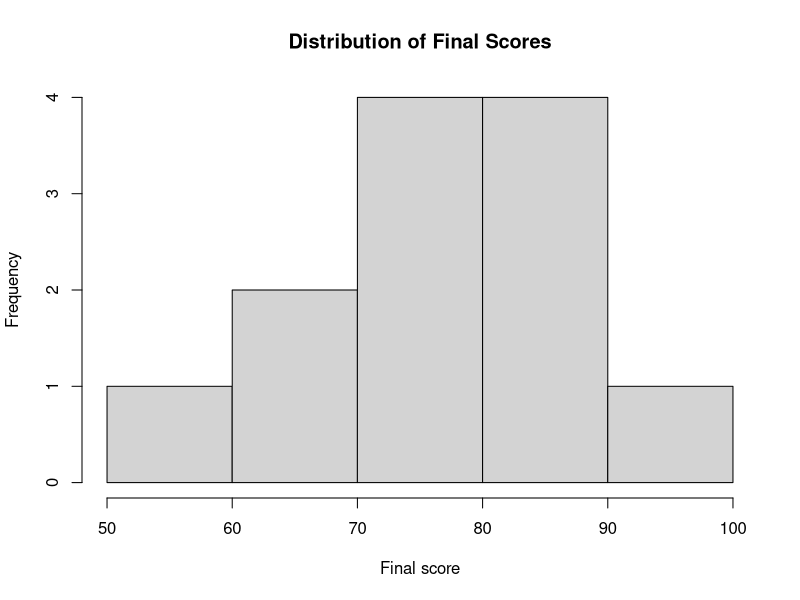
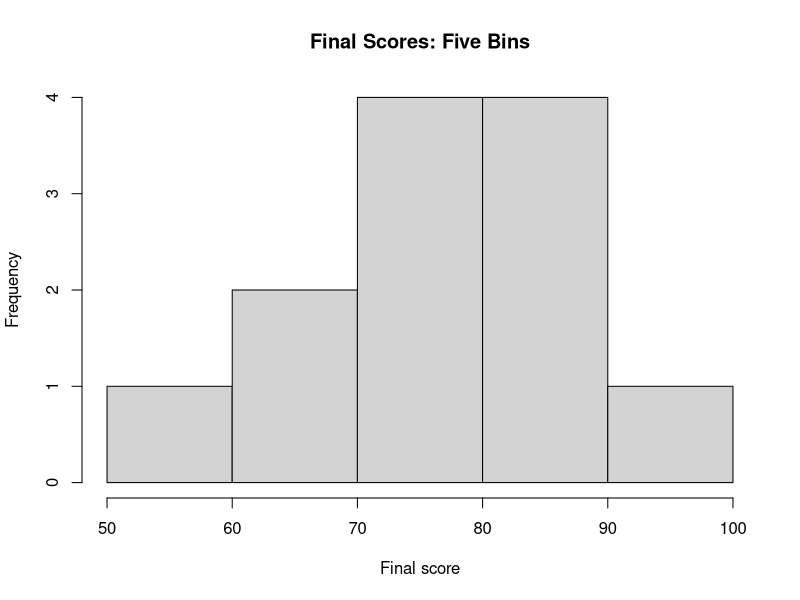
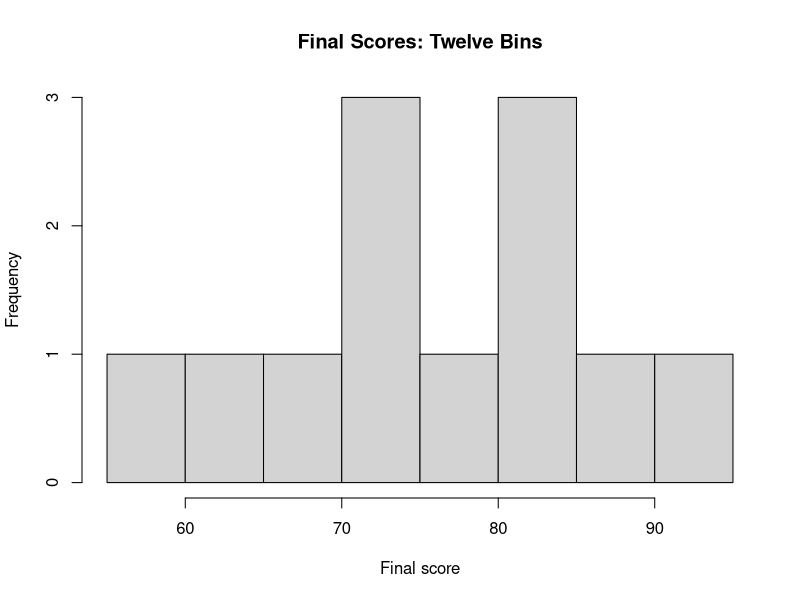
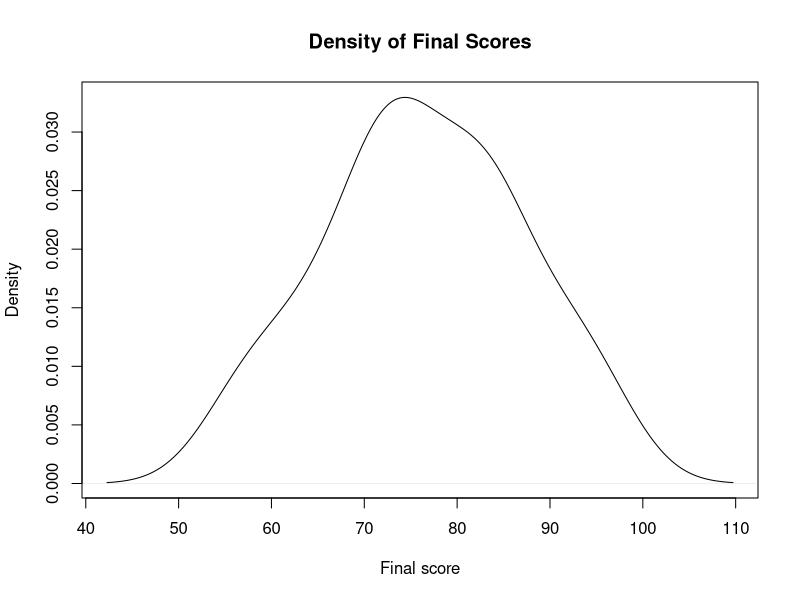
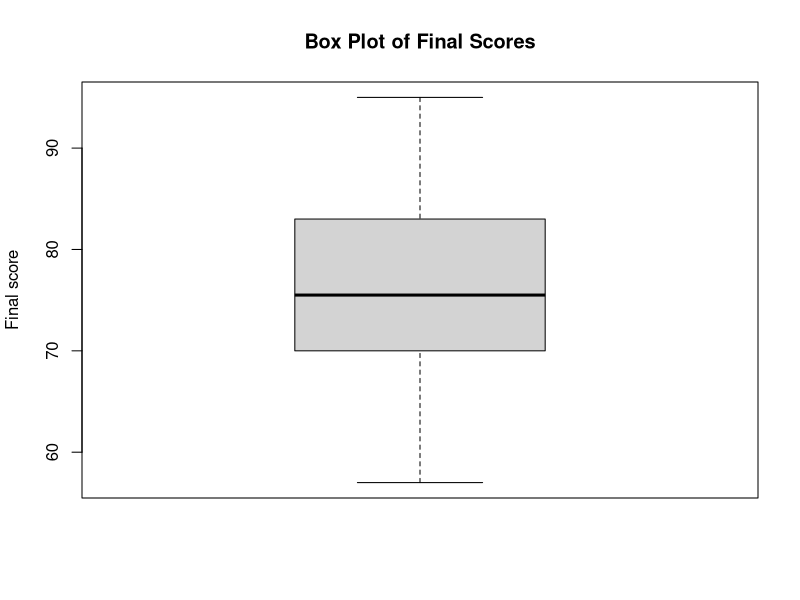
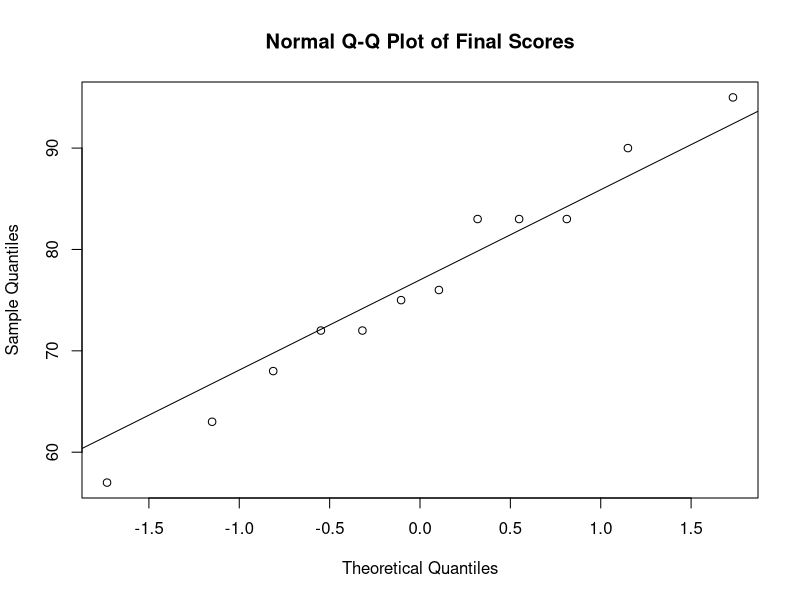
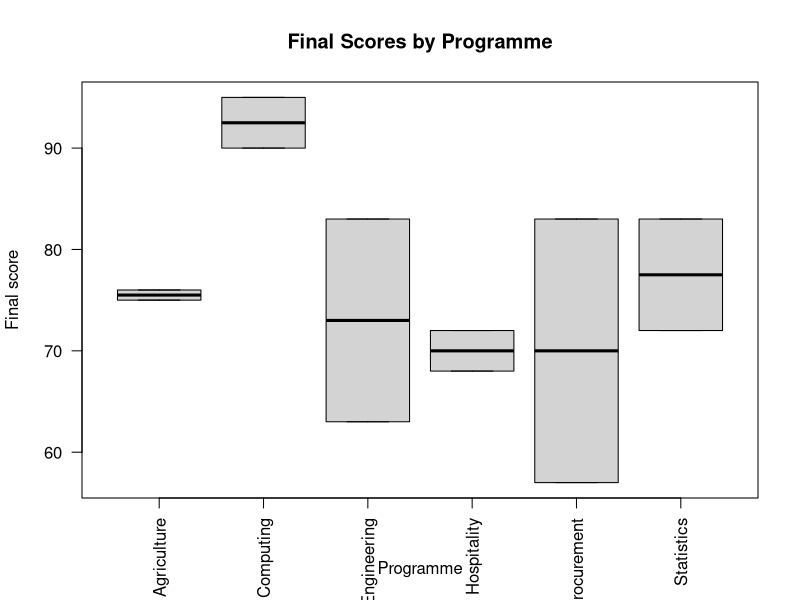
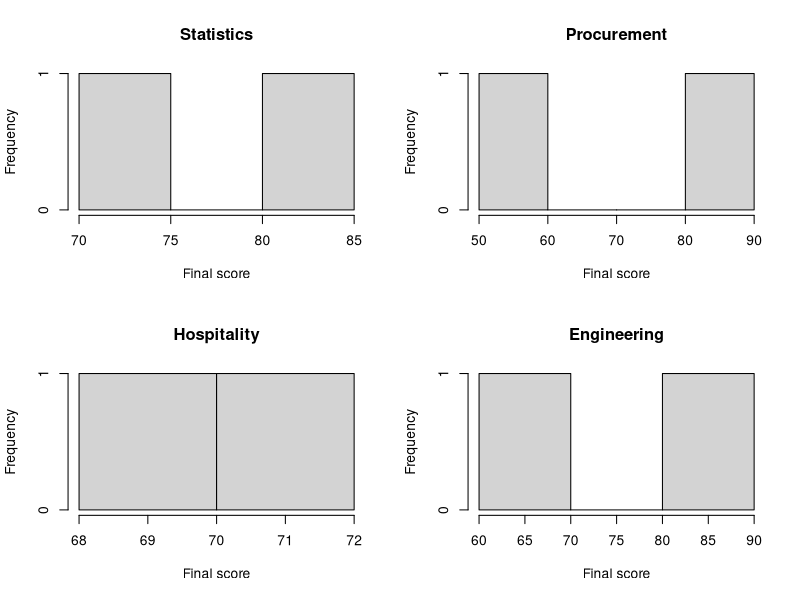

Write the R code that produced these figures, in order.
## ---- chunk 1
options(
  digits = 4,
  scipen = 999,
  width = 90
)

set.seed(20260714)

knitr::opts_chunk$set(
  echo = TRUE,
  message = FALSE,
  warning = TRUE,
  error = FALSE,
  comment = "#>",
  collapse = TRUE,
  fig.align = "centre",
  fig.width = 7,
  fig.height = 5
)
## ---- chunk 2
student_data <- read.csv(
  "data/student_scores.csv",
  stringsAsFactors = FALSE
)

final_scores <- student_data$final_score
## ---- chunk 3
summary(
  final_scores
)

mean(
  final_scores,
  na.rm = TRUE
)

median(
  final_scores,
  na.rm = TRUE
)

sd(
  final_scores,
  na.rm = TRUE
)

IQR(
  final_scores,
  na.rm = TRUE
)
## ---- chunk 4
mean_score <- mean(
  final_scores,
  na.rm = TRUE
)

median_score <- median(
  final_scores,
  na.rm = TRUE
)

mean_score
median_score
mean_score - median_score
## ---- chunk 5
hist(
  final_scores,
  main = "Distribution of Final Scores",
  xlab = "Final score",
  ylab = "Frequency"
)
## ---- chunk 6
hist(
  final_scores,
  breaks = 5,
  main = "Final Scores: Five Bins",
  xlab = "Final score"
)

hist(
  final_scores,
  breaks = 12,
  main = "Final Scores: Twelve Bins",
  xlab = "Final score"
)
## ---- chunk 7
plot(
  density(
    final_scores,
    na.rm = TRUE
  ),
  main = "Density of Final Scores",
  xlab = "Final score",
  ylab = "Density"
)
## ---- chunk 8
boxplot(
  final_scores,
  main = "Box Plot of Final Scores",
  ylab = "Final score"
)
## ---- chunk 9
boxplot.stats(
  final_scores
)
## ---- chunk 10
q1 <- quantile(
  final_scores,
  0.25,
  na.rm = TRUE
)

q3 <- quantile(
  final_scores,
  0.75,
  na.rm = TRUE
)

iqr_value <- q3 - q1

lower_fence <- q1 - 1.5 * iqr_value
upper_fence <- q3 + 1.5 * iqr_value

iqr_outlier <- final_scores < lower_fence |
  final_scores > upper_fence

student_data[
  iqr_outlier,
]
## ---- chunk 11
z_scores <- as.numeric(
  scale(
    final_scores
  )
)

extreme_z <- abs(
  z_scores
) > 3

student_data[
  extreme_z,
]
## ---- chunk 12
calculate_skewness <- function(
  x
) {
  observed <- x[
    !is.na(x)
  ]

  n <- length(observed)

  if (n < 3L) {
    return(NA_real_)
  }

  centre <- mean(observed)
  spread <- sd(observed)

  if (spread == 0) {
    return(0)
  }

  mean(
    (
      (observed - centre) /
        spread
    ) ^ 3
  )
}

calculate_skewness(
  final_scores
)
## ---- chunk 13
calculate_excess_kurtosis <- function(
  x
) {
  observed <- x[
    !is.na(x)
  ]

  n <- length(observed)

  if (n < 4L) {
    return(NA_real_)
  }

  centre <- mean(observed)
  spread <- sd(observed)

  if (spread == 0) {
    return(NA_real_)
  }

  mean(
    (
      (observed - centre) /
        spread
    ) ^ 4
  ) - 3
}

calculate_excess_kurtosis(
  final_scores
)
## ---- chunk 14
qqnorm(
  final_scores,
  main = "Normal Q-Q Plot of Final Scores"
)

qqline(
  final_scores
)
## ---- chunk 15
shapiro.test(
  final_scores
)
## ---- chunk 16
boxplot(
  final_score ~ programme,
  data = student_data,
  main = "Final Scores by Programme",
  xlab = "Programme",
  ylab = "Final score",
  las = 2
)
## ---- chunk 17
programme_names <- unique(
  student_data$programme
)

old_parameters <- par(
  mfrow = c(
    2,
    2
  )
)

for (programme_name in programme_names) {
  selected_scores <- student_data$final_score[
    student_data$programme ==
      programme_name
  ]

  hist(
    selected_scores,
    main = programme_name,
    xlab = "Final score"
  )
}

par(
  old_parameters
)
## ---- chunk 18
aggregate(
  final_score ~ programme,
  data = student_data,
  FUN = function(x) {
    c(
      n = length(x),
      mean = mean(x),
      median = median(x),
      sd = sd(x),
      iqr = IQR(x),
      skewness =
        calculate_skewness(x)
    )
  }
)
## ---- chunk 19
skewed_values <- rexp(
  n = 200,
  rate = 0.10
)

summary(
  skewed_values
)

calculate_skewness(
  skewed_values
)
## ---- chunk 20
log_values <- log(
  skewed_values
)

calculate_skewness(
  log_values
)
## ---- chunk 21
old_parameters <- par(
  mfrow = c(
    1,
    2
  )
)

hist(
  skewed_values,
  main = "Original Values",
  xlab = "Value"
)

hist(
  log_values,
  main = "Log-Transformed Values",
  xlab = "Log value"
)

par(
  old_parameters
)
## ---- chunk 22
square_root_values <- sqrt(
  skewed_values
)

calculate_skewness(
  square_root_values
)
## ---- chunk 23
missing_summary <- data.frame(
  variable = names(
    student_data
  ),
  missing = vapply(
    student_data,
    function(x) {
      sum(
        is.na(x)
      )
    },
    FUN.VALUE = integer(1)
  ),
  missing_percentage = vapply(
    student_data,
    function(x) {
      mean(
        is.na(x)
      ) * 100
    },
    FUN.VALUE = numeric(1)
  ),
  stringsAsFactors = FALSE
)

missing_summary
## ---- chunk 24
duplicated_student_ids <- duplicated(
  student_data$student_id
) |
  duplicated(
    student_data$student_id,
    fromLast = TRUE
  )

student_data[
  duplicated_student_ids,
]
## ---- chunk 25
range_checks <- list(
  coursework_valid = all(
    student_data$coursework_score >= 0 &
      student_data$coursework_score <= 40
  ),
  examination_valid = all(
    student_data$examination_score >= 0 &
      student_data$examination_score <= 60
  ),
  final_valid = all(
    student_data$final_score >= 0 &
      student_data$final_score <= 100
  ),
  arithmetic_valid = all(
    student_data$final_score ==
      student_data$coursework_score +
      student_data$examination_score
  )
)

range_checks
## ---- chunk 26
create_eda_summary <- function(
  x,
  variable_name = "x"
) {
  if (!is.numeric(x)) {
    stop(
      "`x` must be numeric.",
      call. = FALSE
    )
  }

  observed <- x[
    !is.na(x)
  ]

  q <- quantile(
    observed,
    c(
      0.25,
      0.50,
      0.75
    )
  )

  data.frame(
    variable = variable_name,
    n = length(observed),
    missing = sum(
      is.na(x)
    ),
    mean = mean(observed),
    median = median(observed),
    standard_deviation = sd(observed),
    minimum = min(observed),
    first_quartile = q[1],
    third_quartile = q[3],
    maximum = max(observed),
    skewness =
      calculate_skewness(
        observed
      ),
    excess_kurtosis =
      calculate_excess_kurtosis(
        observed
      ),
    stringsAsFactors = FALSE,
    row.names = NULL
  )
}

create_eda_summary(
  final_scores,
  "final_score"
)
## ---- chunk 27
numeric_variables <- names(
  student_data
)[
  vapply(
    student_data,
    is.numeric,
    FUN.VALUE = logical(1)
  )
]

eda_tables <- lapply(
  numeric_variables,
  function(variable_name) {
    create_eda_summary(
      student_data[[
        variable_name
      ]],
      variable_name
    )
  }
)

do.call(
  rbind,
  eda_tables
)
